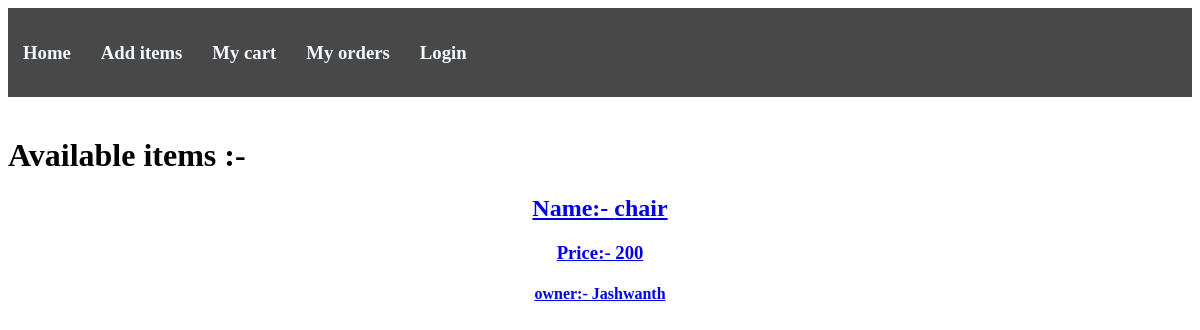
Before: / with the older database file.
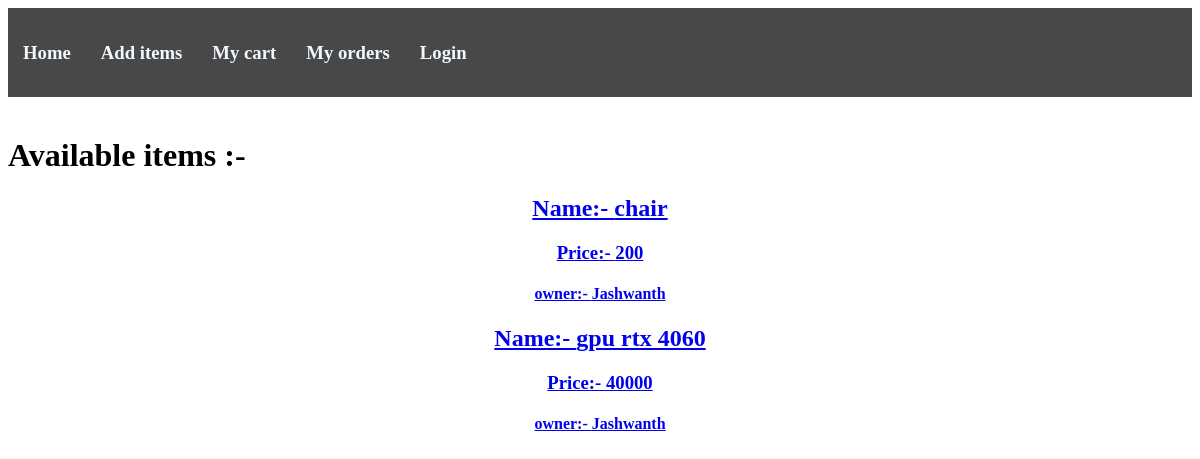
After: the same page with the newer database file.
### base/models.py (models this page shows, shortened)
class Items(models.Model):
    owner = models.ForeignKey(User, on_delete=models.CASCADE, null=True)
    category = models.ForeignKey(Category, on_delete=models.SET_NULL, null=True)
    name = models.CharField(max_length=20)
    price = models.IntegerField(null=True)
    description = models.TextField(max_length=200, null=True)

### base/views.py (the view)
# urls.py: path('',v.index,name='index'),
def index(request):
    items = Items.objects.all()
    context = {'items': items}
    return render(request,'base/index.html',context)

### base/templates/base/index.html
{% extends 'main.html' %}
{% block body %}
    <h1>Available items :- </h1>
<div style="text-align: center;">
    {% for item in items %}
        <a href="{% url 'base:itpage' item.id %}">
            <div class="items" >
                <h2>  Name:- {{ item.name}}</h2>
                <h3>    Price:- {{ item.price}}</h3>
                <h4>    owner:- {{ item.owner }} </h4>
            </div>
        </a>
    {% endfor %}
</div>
{% endblock %}

### templates/main.html (shortened to what this page needs)
{% load static %}
<!DOCTYPE html>
<html lang="en">
<head>
    <link rel="stylesheet" type="text/css" media="screen" href="{% static 'base/main.css' %}">
</head>
<body>
    {% include 'nav.html'%}
    {% block body%}
    {% endblock%}
</body>
</html>

### templates/nav.html
<nav class="navbar">
    <ul>
        <li><h3><a href="{% url 'base:index' %}">Home</a></h3></li>
        <li><h3><a href="{% url 'base:add' %}">Add items</a></h3> </li>
        <li><h3><a href="{% url 'base:cart' %}">My cart</a></h3></li>
        <li><h3><a href="{% url 'base:order' %}">My orders</a></h3></li>
        {% if user.is_authenticated %}
        <li><h3><a href="{% url 'accounts:logout' %}">Logout</a></h3></li>
        {% else %}
        <li><h3><a href="{% url 'accounts:login' %}">Login</a></h3></li>
        {% endif %}
    </ul>
    <br>
</nav>

### static/base/main.css (style rules this page uses)
.navbar ul { list-style-type: none; background-color: rgb(73, 72, 72); padding: 0px; margin: 0px; overflow: hidden; }
.navbar a { color:aliceblue; text-decoration: none; padding: 15px; display: block; text-align: center; }
.navbar li { float:left; }

Changed rows visible on the page:
added Items: name "gpu rtx 4060", price "40000", owner "Jashwanth"
